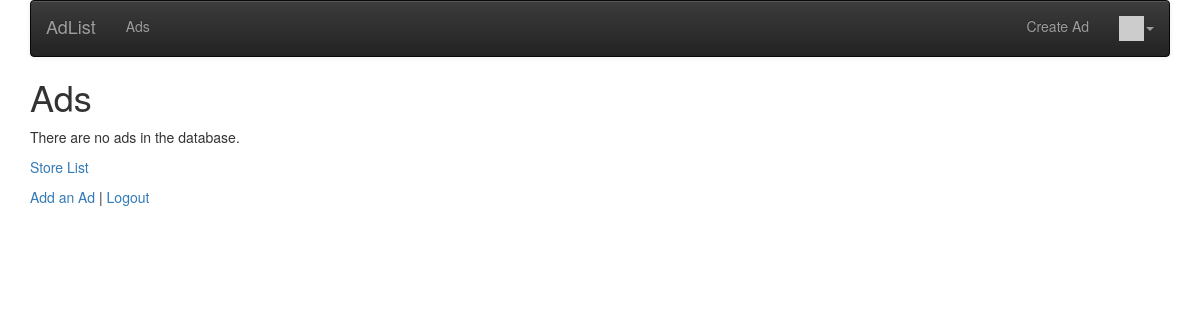
Page / (signed in) on the earlier database version.
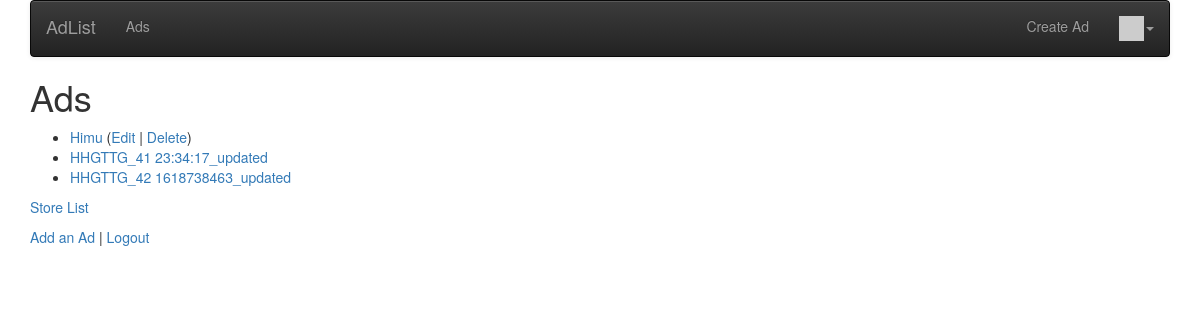
Same page on the later database version.
### ads/models.py (models this page shows, shortened)
class Ad(models.Model):
    title = models.CharField(
        max_length=200,
        validators=[MinLengthValidator(2, "Title must be greater than 2 characters")]
    )
    price = models.DecimalField(max_digits=7, decimal_places=2, null=True)
    text = models.TextField()
    owner = models.ForeignKey(settings.AUTH_USER_MODEL, on_delete=models.CASCADE)
    created_at = models.DateTimeField(auto_now_add=True)
    updated_at = models.DateTimeField(auto_now=True)

### ads/views.py (the view)
# urls.py: path('', views.AdListView.as_view(), name='all'),
class AdListView(OwnerListView):
    model = Ad
    template_name = 'ads/ad_list.html'

### home/context_processors.py (called while the page is built)
def settings(request):
    return {
        'settings': django_settings,
    }

### home/templatetags/app_tags.py (called while the page is built)
@register.filter(name='gravatar')
def gravatar(user, size=35):
    email = str(user.email.strip().lower()).encode('utf-8')
    email_hash = md5(email).hexdigest()
    url = "//www.gravatar.com/avatar/{0}?s={1}&d=identicon&r=PG"
    return url.format(email_hash, size)

### ads/templates/ads/ad_list.html
{% extends "ads_base_menu.html" %}
{% block content %}
    <h1>Ads</h1>
    <p>
        {% if ad_list %}
            <ul>
                {% for ad in ad_list %}
                    <li>
                        <a href="{% url 'ads:ad_detail' ad.id %}">{{ ad.title }}</a>
                        {% if ad.owner == user %}
                            (<a href="{% url 'ads:ad_update' ad.id %}">Edit</a> |
                            <a href="{% url 'ads:ad_delete' ad.id %}">Delete</a>)
                        {% endif %}
                    </li>
                {% endfor %}
            </ul>
        {% else %}
            <p>There are no ads in the database.</p>
        {% endif %}
    </p>
    <p>
    <a href="{% url 'store:all' %}">Store List</a>
    </p>
    <p>
        <a href="{% url 'ads:ad_create' %}">Add an Ad</a> |
        {% if user.is_authenticated %}
            <a href="{% url 'logout' %}?next={% url 'ads:all' %}">Logout</a>
        {% else %}
            <a href="{% url 'login' %}?next={% url 'ads:all' %}">Login</a>
        {% endif %}
    </p>
{% endblock %}

### ads/templates/ads_base_menu.html (shortened to what this page needs)
{% extends "base_bootstrap.html" %}
{% block navbar %}
    {% load app_tags %}
    <nav class="navbar navbar-default navbar-inverse">
        <div class="container-fluid">
            <div class="navbar-header">
                <a class="navbar-brand" href="/">{{ settings.APP_NAME }}</a>
            </div>
            <ul class="nav navbar-nav">
                {% url 'ads' as ads %}
                <li {% if request.get_full_path == ads %}class="active"{% endif %}>
                    <a href="{% url 'ads:all' %}">Ads</a></li>
            </ul>
            <ul class="nav navbar-nav navbar-right">
                {% if user.is_authenticated %}
                    <li>
                        <a href="{% url 'ads:ad_create' %}">Create Ad</a>
                    </li>
                    <li class="dropdown">
                        <a href="#" data-toggle="dropdown" class="dropdown-toggle">
                            <img style="width: 25px;" src="{{ user|gravatar:60 }}"/><b class="caret"></b>
                        </a>
                    </li>
                {% else %}
                    <li>
                        <a href="{% url 'login' %}?next={% url 'ads:all' %}">Login</a>
                    </li>
                {% endif %}
            </ul>
        </div>
    </nav>
{% endblock %}

### home/templates/base_bootstrap.html (shortened to what this page needs)
<!DOCTYPE html>
<html>
<head>
<link rel="stylesheet"
    href="https://maxcdn.bootstrapcdn.com/bootstrap/3.4.0/css/bootstrap.min.css"
>
<link rel="stylesheet"
    href="https://maxcdn.bootstrapcdn.com/bootstrap/3.4.0/css/bootstrap-theme.min.css"
>
<link rel="stylesheet"
    href="https://code.jquery.com/ui/1.12.1/themes/ui-lightness/jquery-ui.css"
>
<link rel="stylesheet" href="https://use.fontawesome.com/releases/v5.8.1/css/all.css">
<link rel="stylesheet" href="https://use.fontawesome.com/releases/v5.8.1/css/v4-shims.css">
</head>
<body>
<div class="container">
{% block navbar %} {% endblock %}
{% block content %}
{% endblock %}
</div>
</body>
</html>

Differences in the rows shown:
added Ad: title "Himu", shows "Edit"
added Ad: title "HHGTTG_41 23:34:17_updated"
added Ad: title "HHGTTG_42 1618738463_updated"
Other differences:
text no longer shown: "There are no ads in the database."
